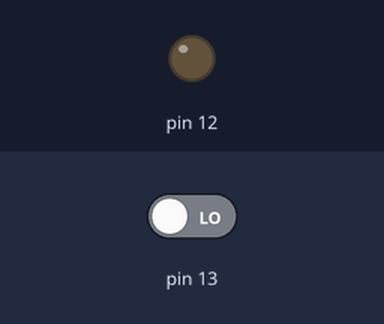
The sketch below on a simulated Arduino Uno, built with avr-gcc and run on an emulated ATmega328P. Parts: output pins drawn as LEDs (lit = HIGH). The inputs (shaded band) are chosen by the test bench; at power-on: pin 13 LOW. What the sketch prints to the serial monitor is not drawn.

Above: at 3.2 s.
3.3 s: pin 13 driven HIGH
At 3.6 s:
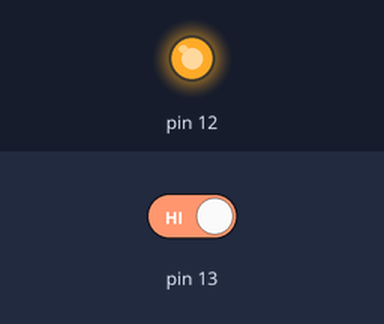
Timing chart, 0 to 6.3 s (numbered marks = the images above; inputs shaded):
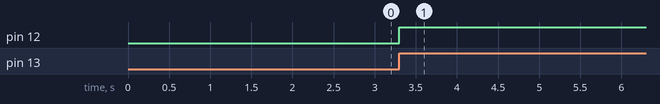

Measured:
- after the input at 3.3 s, pin 12: LOW → HIGH at once

The sketch:

final_smart_container_code.ino
```cpp
int timeTosend=1;
int count=0;
//char phone[]=" ";

void setup() {
  // put your setup code here, to run once:
 pinMode(13,INPUT);
 pinMode(12,OUTPUT);
 Serial.begin(9600);

//gsm code
delay(1000);
Serial.println("AT+CMGF=1");
delay(1000);
}

void loop() {
  // put your main code here, to run repeatedly:
int a = digitalRead(13);
    if(a==1)
     {
       digitalWrite(12,HIGH);
       //Serial.write("send message ");
       delay(2000);

     //gsm code

     while(count<timeTosend)
{
delay(1000);
Serial.print("AT+CMGS=\"7878558965\"\r");
delay(1000);
//Serial.print(phone);
//Serial.print("\"");
//while(Serial.read()!='s')
  //  {
Serial.println("Rice are 60% completed");
delay(500);
Serial.write(0x1A);
Serial.write(0x0D);
Serial.write(0x0A);
delay(500);

count++;
}

     }
}
```
